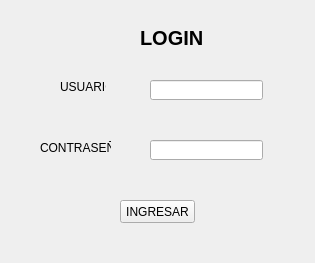
<?xml version="1.0" encoding="UTF-8"?>
<ui version="4.0">
 <class>Form</class>
 <widget class="QWidget" name="Form">
  <property name="geometry">
   <rect>
    <x>0</x>
    <y>0</y>
    <width>315</width>
    <height>263</height>
   </rect>
  </property>
  <property name="minimumSize">
   <size>
    <width>315</width>
    <height>0</height>
   </size>
  </property>
  <property name="windowTitle">
   <string>INICIO DE SESION</string>
  </property>
  <widget class="QLabel" name="label">
   <property name="geometry">
    <rect>
     <x>140</x>
     <y>30</y>
     <width>71</width>
     <height>16</height>
    </rect>
   </property>
   <property name="font">
    <font>
     <pointsize>15</pointsize>
     <weight>75</weight>
     <bold>true</bold>
    </font>
   </property>
   <property name="text">
    <string>LOGIN</string>
   </property>
  </widget>
  <widget class="QLabel" name="label_2">
   <property name="geometry">
    <rect>
     <x>60</x>
     <y>80</y>
     <width>46</width>
     <height>13</height>
    </rect>
   </property>
   <property name="text">
    <string>USUARIO</string>
   </property>
  </widget>
  <widget class="QLineEdit" name="TXTUSUARIO">
   <property name="geometry">
    <rect>
     <x>150</x>
     <y>80</y>
     <width>113</width>
     <height>20</height>
    </rect>
   </property>
  </widget>
  <widget class="QLineEdit" name="TXTPASS">
   <property name="geometry">
    <rect>
     <x>150</x>
     <y>140</y>
     <width>113</width>
     <height>20</height>
    </rect>
   </property>
  </widget>
  <widget class="QLabel" name="label_3">
   <property name="geometry">
    <rect>
     <x>40</x>
     <y>140</y>
     <width>71</width>
     <height>16</height>
    </rect>
   </property>
   <property name="minimumSize">
    <size>
     <width>46</width>
     <height>13</height>
    </size>
   </property>
   <property name="text">
    <string>CONTRASEÑA</string>
   </property>
  </widget>
  <widget class="QPushButton" name="BTN_INGRESAR">
   <property name="geometry">
    <rect>
     <x>120</x>
     <y>200</y>
     <width>75</width>
     <height>23</height>
    </rect>
   </property>
   <property name="text">
    <string>INGRESAR</string>
   </property>
  </widget>
 </widget>
 <resources/>
 <connections/>
</ui>
